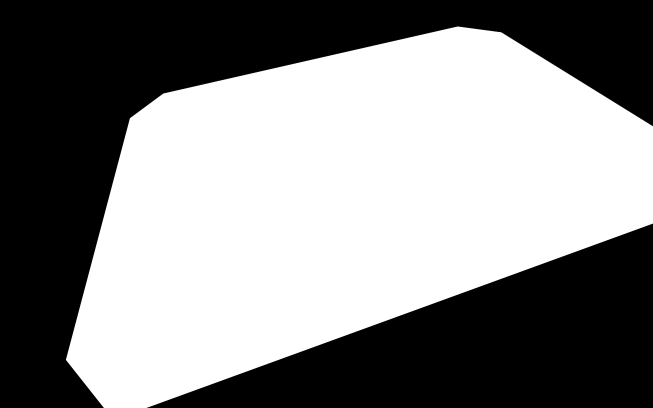
#> input picture silverRinkMask.png, 1306 x 816 px (shown at 1/2 size)
$ python trackBall.py   (Python 2 division)
#> lines starting #> are read from the running program, lines starting #| are printed output that depends on the picture; after the words box and inside, x2 and y2 are one past the last pixel; in counts of white or black regions, pixels touching at a corner belong together
__author__ = 'brent'
import cv2
from matplotlib import pyplot as plt
import os
import numpy as np
import math
import ntpath
import imutils
import matplotlib.pyplot as plt
from sympy import Line, Point, Polygon
import tkinter as tk
root = tk.Tk()
screen_width = root.winfo_screenwidth()
screen_height = root.winfo_screenheight()

def displayImage(img, windowName = "Image"):

    imHeight = img.shape[0]
    imWidth = img.shape[1]
    if imWidth / imHeight > screen_width / screen_height:
        temp = cv2.resize(img,(screen_width * 2/ 3,screen_width * 2 / 3 * imHeight / imWidth))
    else:
        temp = cv2.resize(img,(screen_height * 2 / 3 * imWidth / imHeight,screen_height * 2/ 3))
    cv2.imshow(windowName,temp)
    cv2.waitKey(0)

def mse(imageA, imageB):
	# the 'Mean Squared Error' between the two images is the
	# sum of the squared difference between the two images;
	# NOTE: the two images must have the same dimension
	err = np.sum((imageA.astype("float") - imageB.astype("float")) ** 2)
	err /= float(imageA.shape[0] * imageA.shape[1])

	# return the MSE, the lower the error, the more "similar"
	# the two images are
	return err

def cartesian2polar(x, y):
    rho = np.sqrt(x**2 + y**2)
    phi = np.arctan2(y, x)
    return(rho, phi)

def polar2cartesian(rho, phi):
    x = rho * np.cos(phi)
    y = rho * np.sin(phi)
    return(x, y)


imagesDir = "images"
maskDir = "silverRinkMask.png"
ballMaskDir = "ballMask.png"
ballMaskDir2 = "ballMask2.png"
mask = cv2.imread(maskDir, 0)
#> mask is the input picture: shape (816, 1306); min 0, max 255, mean 136
ballMask = cv2.imread(ballMaskDir, 0)
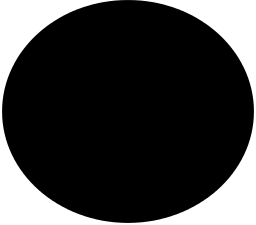
#> input picture ballMask.png, 256 x 225 px
#> ballMask is the input picture: shape (225, 256); min 0, max 255, mean 59.8
ballMask2 = cv2.imread(ballMaskDir2, 0)
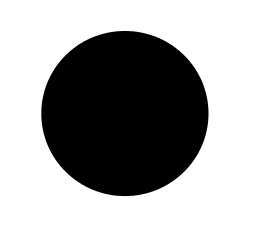
#> input picture ballMask2.png, 256 x 225 px
#> ballMask2 is the input picture: shape (225, 256); min 0, max 255, mean 159
ballSizeInches = 5
inchToPixelRatio = .1
index = 0


pts = [(803, 152), (803, 152), (1116, 181), (880, 172), (470, 180), (885, 177), (472, 181), (920, 124), (810, 118), (811, 118), (897, 190), (813, 117), (486, 188), (904, 197), (907, 200), (951, 352), (944, 343), (562, 456), (949, 337), (821, 117), (822, 117), (923, 217), (926, 219), (826, 117), (827, 117), (933, 226), (562, 404), (993, 323), (994, 321), (942, 235), (944, 237), (859, 95), (942, 236), (941, 236), (940, 236), (820, 303), (936, 237), (1116, 180), (987, 279), (568, 388), (1117, 180), (1011, 282), (570, 384), (922, 243), (752, 151), (976, 262), (573, 379), (1116, 180), (989, 255), (576, 375), (911, 247), (577, 373), (908, 248), (578, 371), (906, 249), (975, 276), (578, 368), (578, 367), (925, 245), (577, 365), (493, 234), (576, 363), (575, 362), (575, 361), (574, 360), (897, 254), (574, 358), (574, 357), (895, 255), (574, 356), (574, 356), (574, 355), (574, 355), (573, 354), (573, 354), (572, 353), (571, 353), (571, 352), (570, 352), (880, 261), (569, 351), (877, 262), (876, 263), (855, 290), (873, 264), (566, 350), (870, 265), (565, 349), (867, 265), (564, 349), (563, 348), (563, 348), (835, 258), (562, 347), (819, 256), (562, 347), (805, 253), (562, 347), (562, 347), (562, 347), (514, 245), (562, 346), (561, 346), (561, 346), (561, 346), (745, 242), (739, 241), (858, 213), (728, 239), (557, 346), (858, 214), (858, 214), (553, 345), (816, 275), (860, 213), (509, 251), (547, 344), (862, 213), (862, 213), (863, 213), (863, 213), (506, 254), (680, 240), (864, 212), (534, 340), (675, 243), (532, 339), (531, 339), (530, 339), (529, 339), (529, 339), (500, 274), (868, 211), (986, 187), (986, 187), (523, 337), (1010, 210), (520, 336), (868, 213), (868, 213), (867, 213), (867, 213), (866, 214), (866, 214), (866, 214), (866, 214), (865, 214), (532, 381), (652, 266), (865, 213), (651, 268), (650, 269), (509, 331), (508, 330), (1251, 233), (525, 378), (647, 273), (1251, 233), (1251, 233), (645, 276), (645, 277), (644, 278), (644, 279), (1251, 233), (643, 280), (642, 281), (642, 282), (641, 283), (670, 320), (841, 233), (639, 285), (639, 286), (638, 287), (638, 288), (253, 438), (637, 289), (636, 290), (636, 291), (1251, 233), (1251, 233), (634, 293), (495, 317), (615, 304), (603, 311), (591, 318), (579, 326), (567, 334), (555, 342), (895, 268), (530, 357), (1251, 233), (506, 372), (493, 380), (480, 388), (497, 320), (758, 117), (442, 412), (497, 319), (496, 319), (495, 318), (494, 317), (493, 317), (492, 315), (491, 314), (816, 239), (489, 313), (488, 312), (902, 206), (812, 240), (487, 312), (810, 241), (810, 241), (809, 241), (808, 241), (484, 309), (245, 435), (482, 310), (499, 390), (806, 242), (489, 332), (478, 318), (884, 252), (488, 332), (500, 402), (487, 332), (868, 224), (486, 331), (728, 153), (857, 263), (286, 588), (794, 248), (909, 273), (909, 273), (596, 294), (852, 234), (479, 329), (786, 258), (785, 260), (814, 278), (476, 333), (312, 617), (476, 339), (476, 342), (318, 625), (475, 348), (396, 395), (391, 401), (214, 448), (1251, 233), (470, 361), (386, 406), (830, 247), (1251, 233), (335, 650), (441, 384), (338, 656), (820, 254), (1251, 233), (815, 256), (776, 278), (362, 489), (1251, 233), (813, 301), (1251, 233), (1251, 233), (427, 396), (426, 397), (425, 398), (423, 398), (422, 399), (247, 440), (362, 696), (247, 439), (1251, 233), (310, 458), (1116, 180), (1116, 180), (780, 284), (1116, 180), (796, 311), (409, 417), (377, 721), (379, 723), (409, 419), (794, 315), (323, 580), (1251, 233), (1251, 233), (600, 353), (600, 353), (421, 620), (789, 320), (788, 321), (787, 322), (735, 319), (735, 315), (424, 639), (393, 416), (1251, 233), (703, 309), (717, 328), (765, 342), (707, 355), (707, 355), (779, 328), (608, 394), (608, 394), (608, 394), (419, 727), (694, 359), (670, 322), (424, 723), (665, 325), (737, 365), (335, 715), (1251, 233), (616, 421), (1251, 233), (1251, 233), (659, 390), (614, 437), (1251, 233), (1251, 233), (1251, 233), (661, 382), (417, 411), (1251, 233), (1251, 233), (616, 450), (1251, 233), (617, 452), (1251, 233), (730, 324), (619, 457), (399, 729), (726, 326), (620, 460), (620, 461), (287, 558), (719, 327), (717, 327), (395, 730), (395, 730), (394, 730), (1251, 233), (1251, 233), (706, 328), (692, 341), (703, 329), (239, 479), (700, 330), (699, 330), (697, 331), (397, 712), (398, 710), (398, 708), (620, 464), (1108, 186), (357, 686), (405, 730), (367, 431), (368, 431), (346, 566), (418, 649), (428, 633), (438, 618), (1108, 185), (1108, 185), (1108, 185), (1108, 185), (1108, 185), (1108, 185), (1108, 185), (367, 430), (1108, 185), (1108, 186), (365, 429), (521, 534), (462, 518), (530, 542), (363, 430), (654, 340), (546, 556), (551, 561), (555, 564), (559, 567), (652, 340), (568, 574), (573, 578), (464, 564), (384, 409), (587, 589), (591, 592), (496, 620), (600, 598), (604, 601), (608, 604), (613, 607), (617, 610), (621, 613), (608, 474), (630, 619), (221, 423), (608, 473), (642, 627), (221, 423), (653, 345), (655, 345), (657, 345), (659, 345), (453, 551), (370, 410), (370, 410), (667, 344), (370, 411), (670, 344), (671, 343), (673, 343), (674, 343), (616, 488), (465, 552), (702, 196), (372, 412), (372, 412), (707, 195), (373, 412), (710, 620), (374, 412), (379, 432), (694, 343), (614, 490), (616, 492), (378, 412), (379, 412), (380, 412), (703, 337), (704, 336), (706, 335), (708, 334), (491, 301), (734, 204), (714, 331), (718, 606), (718, 329), (690, 452), (394, 430), (743, 200), (745, 177), (664, 518), (245, 473), (749, 175), (683, 525), (831, 584), (755, 579), (1251, 233), (730, 533), (805, 568), (745, 532), (1251, 233), (865, 557), (870, 553), (875, 549), (879, 545), (884, 542), (842, 551), (892, 535), (773, 309), (900, 528), (762, 537), (909, 522), (787, 539), (783, 304), (786, 303), (823, 536), (928, 507), (828, 535), (797, 298), (410, 586), (802, 297), (805, 296), (823, 532), (1108, 186), (812, 294), (814, 293), (816, 291), (229, 440), (970, 478), (459, 365), (976, 474), (228, 442), (829, 314), (472, 414), (831, 313), (838, 276), (840, 275), (843, 274), (938, 492), (848, 272), (851, 271), (854, 270), (856, 269), (858, 268), (860, 266), (1107, 184), (490, 407), (499, 408), (870, 259), (978, 510), (649, 265), (878, 253), (1019, 372), (882, 250), (884, 249), (991, 417), (887, 247), (889, 246), (890, 246), (892, 245), (233, 445), (859, 159), (896, 245), (897, 244), (999, 360), (765, 414), (1108, 185), (235, 442), (235, 442), (906, 236), (234, 442), (1108, 186), (233, 442), (913, 229), (523, 344), (232, 442), (232, 442), (232, 442), (232, 442), (232, 442), (232, 442), (924, 219), (1057, 296), (1057, 294), (1057, 292), (1063, 200), (1058, 289), (1058, 288), (800, 215), (1061, 284), (236, 442), (236, 442), (786, 408), (788, 407), (237, 442), (939, 202), (940, 201), (238, 442), (238, 442), (942, 198), (239, 441), (239, 441), (239, 441), (560, 320), (852, 385)]


angleThreshold = 20 * math.pi / 180
ptsInARowNecessary = 3
prevPoints = []
ptsWithIndex = []
ptsAngle = []
index = 0
for (x,y) in pts:

    #for the beginning of the array
    if len(prevPoints) < ptsInARowNecessary:
        prevPoints.append((x,y))
        continue
    passes = True
    prevX = None
    prevY = None
    prevX2 = None
    prevY2 = None
    for (x1, y1) in prevPoints:
        if prevX is None :
            prevX = x1
            prevY = y1
            continue
        if prevX2 is None:
            prevX2 = x1
            prevY2 = y1
            continue
        ang1 = cartesian2polar((prevX - x1), (prevY - y1))[1]
        ang2 = cartesian2polar((prevX2 - prevX), (prevY2 - prevY2))[1]
        diff = min((2 * math.pi) - abs(ang1 - ang2), abs(ang1 - ang2))
        if diff > angleThreshold:
            passes = False
            break
        prevX = prevX2
        prevY = prevY2
        prevX2 = x1
        prevY2 = y1

    if passes:
        ptsWithIndex.append(((x,y), index))
        ptsAngle.append((x,y))
    # [11 lines of commented-out code are left out]

    prevPoints = prevPoints[:len(prevPoints) - 1]
    prevPoints.append((x,y))

    index = index + 1

#plt.plot(ptsAngle, 'ro')

plt.plot(ptsAngle, 'ro')
plt.axis()
plt.show()


print ptsWithIndex

imageIndex = 0
keptPointsIndex = 0
for file in os.listdir(imagesDir):
    if index < 133:
        index = index + 1
        continue
    colorIm = cv2.imread(imagesDir + "/" + file)
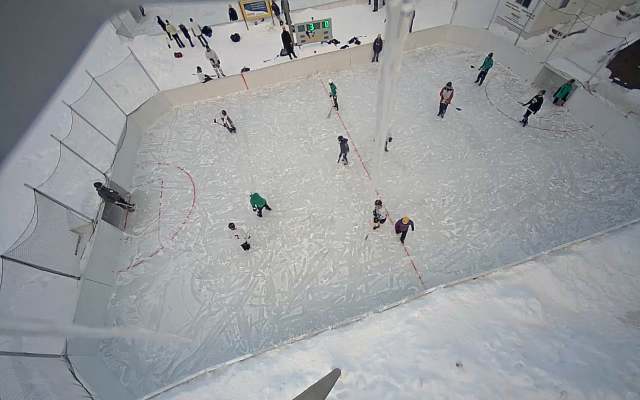
#> input picture images/image-0004.png, 1280 x 800 px (shown at 1/2 size)
#> colorIm is the input picture: shape (800, 1280, 3); mean B, G, R 158.1, 155.5, 152.5
    print "Image Index: " + str(imageIndex)
    print "Pts index: " + str(ptsWithIndex[keptPointsIndex][1])
    if imageIndex == ptsWithIndex[keptPointsIndex][1]:
        cop = colorIm.copy()
        #cv2.circle(circ,(256,256), r, (255,255,255), -1)
        cv2.circle(cop, (ptsWithIndex[keptPointsIndex][0][0], ptsWithIndex[keptPointsIndex][0][1]), 10, (255,0,0), -1)
        displayImage(cop)
        keptPointsIndex += 1
    imageIndex += 1
#> pass 2 of the loop `for file in os.listdir(imagesDir):`:
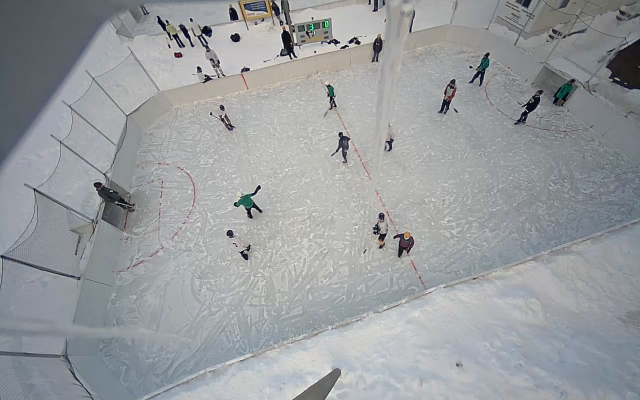
#> input picture images/image-0014.png, 1280 x 800 px (shown at 1/2 size)
#> colorIm is the input picture: shape (800, 1280, 3); mean B, G, R 158.1, 155.5, 152.5
#> pass 3 of the loop `for file in os.listdir(imagesDir):`:
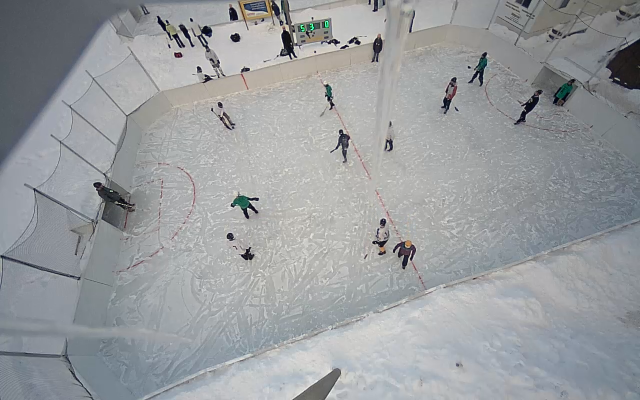
#> input picture images/image-0019.png, 1280 x 800 px (shown at 1/2 size)
#> colorIm is the input picture: shape (800, 1280, 3); mean B, G, R 158.1, 155.5, 152.5
#> cop: shape (800, 1280, 3); 0.03% of pixels changed, all inside (x1, y1, x2, y2) = (875, 167, 896, 188)


pts = []
for file in os.listdir(imagesDir):
    if index < 133:
        index = index + 1
        continue
    colorIm = cv2.imread(imagesDir + "/" + file)
    im = cv2.imread(imagesDir + "/" + file,0)
#> im: shape (800, 1280); min 0, max 255, mean 154.9
    im = cv2.GaussianBlur(im,(5,5),0)
    height, width = im.shape[:2]
#> height = 800; width = 1280
    mask = cv2.resize(mask, (width, height))
#> mask: shape (800, 1280)
    res = cv2.bitwise_and(im,im,mask = mask)
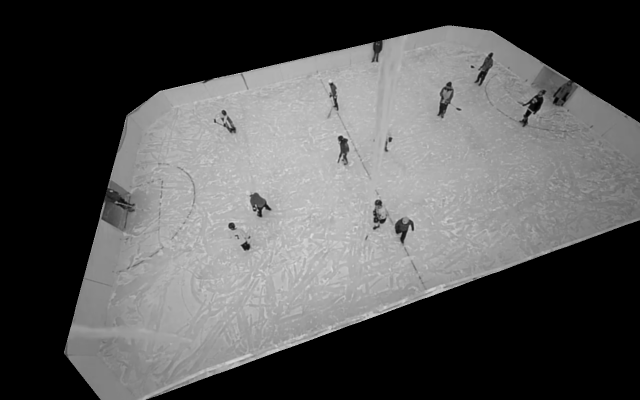
#> res: shape (800, 1280) (shown at 1/2 size); min 0, max 224, mean 85.5

    ret2,thres = cv2.threshold(res,0,255,cv2.THRESH_BINARY+cv2.THRESH_OTSU)
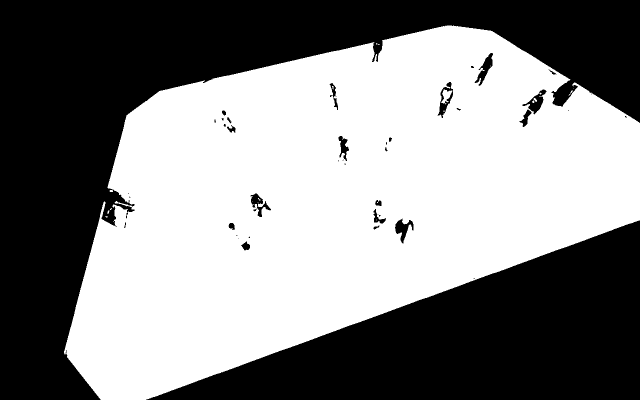
#> thres: shape (800, 1280) (shown at 1/2 size); 52.8% white; 46 black regions (21 under 20 px)
#> ret2 = 81

    (cnts, _) = cv2.findContours(thres.copy(), cv2.RETR_TREE,
        cv2.CHAIN_APPROX_SIMPLE)
#> cnts = 70 contours, 41 with area under 20; largest, box (x1, y1, x2, y2) and area: (128, 51, 1280, 800) 544738, (874, 163, 907, 237) 1170, (1044, 178, 1094, 230) 979, (948, 105, 987, 173) 934, (789, 436, 828, 488) 884

    print file
    print index
    print str(len(cnts)) + " :num contours"
#| 70 :num contours

    #loop over the contours
    leastDiff = 10000000000
    for c in cnts:
        # if the contour is too large, ignore it
        if cv2.contourArea(c) > 150 or cv2.contourArea(c) < 10:
            continue

        # compute the bounding box for the contour, draw it on the frame,
        # and update the text.

        (x, y, w, h) = cv2.boundingRect(c)


        # compare each contour to the ball mask
        subRect = thres[y:(y + w), x:(x + w)]
        (h1, w1) = subRect.shape[:2]
        #the circle has different padding around it
        for r in xrange(200, 256,5):
            circ = np.zeros((512,512), np.uint8)
            cv2.circle(circ,(256,256), r, (255,255,255), -1)
            rev = 255 - circ
            rev = cv2.resize(rev, (w1, h1))
            diff = mse(subRect, rev)
            if(diff < leastDiff):
                leastDiff = diff
                winningRect = (x,y,w,h)
#> this loop made 70 passes
#> (x, y, w, h, h1, w1) on passes 2, 4, 5, 10, 14, 17, 18, 19, 21, 25, 26, 28: (215, 421, 4, 7, 4, 4), (219, 380, 7, 4, 7, 7), (1137, 180, 9, 11, 9, 9), (130, 699, 4, 9, 4, 4), (496, 472, 5, 5, 5, 5), (746, 450, 14, 10, 14, 14), (456, 445, 15, 16, 15, 15), (247, 443, 6, 14, 6, 6), (757, 429, 5, 5, 5, 5), (506, 416, 8, 8, 8, 8), (749, 399, 15, 14, 15, 15), (256, 399, 4, 6, 4, 4)
#> c on passes 6, 7, 13, 16, 22, 24: [[1147, 176]], [[757, 88], [756, 89], [758, 89], [758, 88]], [[475, 476], [476, 475], [477, 476], [476, 477]], [[232, 453], [233, 452], [234, 453], [233, 454]], [[755, 428], [756, 427], [757, 428], [756, 429]], [[752, 439], [752, 440]]
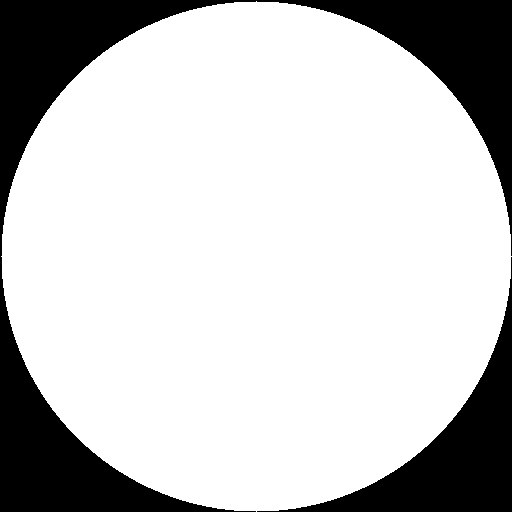
#> circ: shape (512, 512); 77.9% white; 2 black regions, box (x1, y1, x2, y2) and area: (0, 0, 512, 512) 43662, (257, 257, 512, 512) 14213
            # [21 lines of commented-out code are left out]

    (x,y,w,h) = winningRect
    pts.append((x + w/2, y + h/2))
    colored = colorIm.copy()
    cv2.rectangle(colored, (x, y), (x + w, y + h), (0, 255, 0), 5)
#> colored: shape (800, 1280, 3); 0.01% of pixels changed, all inside (x1, y1, x2, y2) = (754, 426, 766, 438)
    sub = colorIm[y:(y + w), x:(x + w)]
    #ret2,thres = cv2.threshold(res,0,255,204)
    # displayImage(colored)
    # displayImage(sub)
    index = index + 1
#> pass 2 of the loop `for file in os.listdir(imagesDir):`:
#> `res = cv2.bitwise_and(im,im,mask = mask)`:
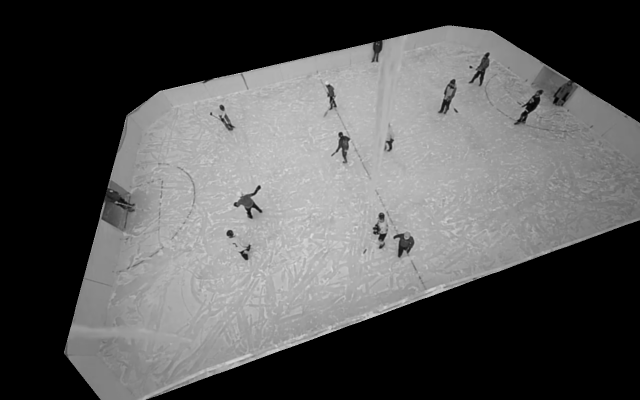
#> res: shape (800, 1280) (shown at 1/2 size); min 0, max 224, mean 85.4
#> `ret2,thres = cv2.threshold(res,0,255,cv2.THRESH_BINARY+cv2.THRESH_OTSU)`:
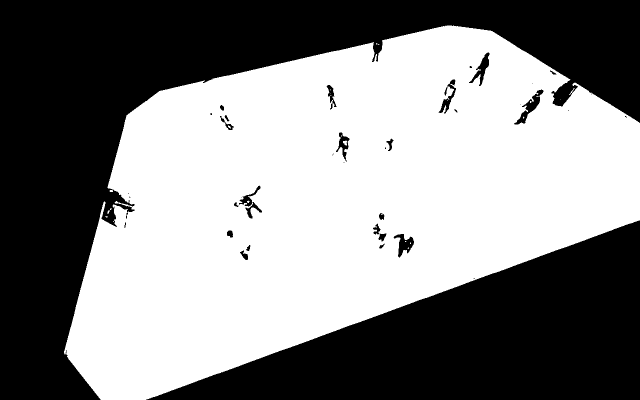
#> thres: shape (800, 1280) (shown at 1/2 size); 52.7% white; 42 black regions (17 under 20 px), largest, box (x1, y1, x2, y2) and area: (0, 0, 1280, 800) 299496, (292, 441, 1280, 800) 177925, (1028, 179, 1087, 249) 1084
#| 69 :num contours
#> the loop `for c in cnts:` made 69 passes
#> c on passes 1, 6, 7, 17, 18, 24, 28, 34: [[226, 442], [226, 443], [227, 442]], [[1120, 198]], [[757, 88], [756, 89], [758, 89]], [[820, 485], [820, 487], [821, 487], [821, 485]], [[810, 482], [810, 483], [812, 483], [811, 482]], [[228, 412], [229, 411], [230, 412], [229, 413]], [[482, 394], [483, 393], [484, 394], [483, 395]], [[663, 310], [664, 309], [665, 310], [664, 311]]
#> colored: shape (800, 1280, 3); 0.02% of pixels changed, all inside (x1, y1, x2, y2) = (935, 128, 949, 141)
#> pass 3 of the loop `for file in os.listdir(imagesDir):`:
#> `res = cv2.bitwise_and(im,im,mask = mask)`:
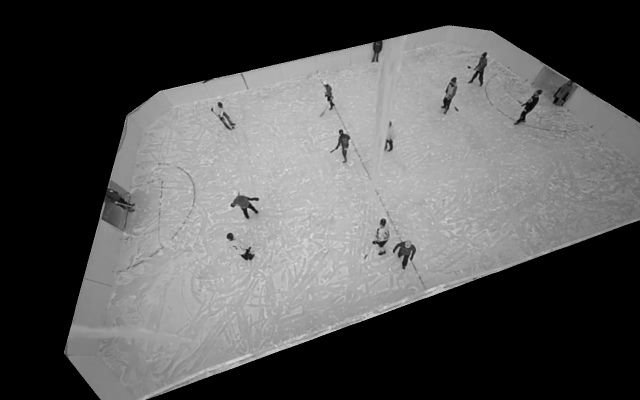
#> res: shape (800, 1280) (shown at 1/2 size); min 0, max 225, mean 85.4
#> `ret2,thres = cv2.threshold(res,0,255,cv2.THRESH_BINARY+cv2.THRESH_OTSU)`:
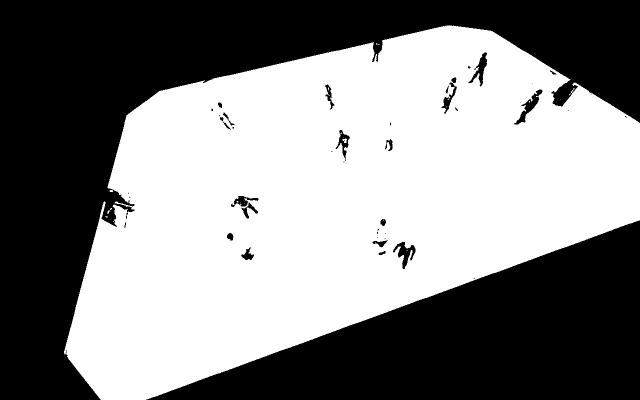
#> thres: shape (800, 1280) (shown at 1/2 size); 52.7% white; 44 black regions (22 under 20 px), largest, box (x1, y1, x2, y2) and area: (0, 0, 1280, 800) 299521, (292, 441, 1280, 800) 177925, (1028, 179, 1085, 249) 1008
#| 73 :num contours
#> the loop `for c in cnts:` made 73 passes
#> c on passes 1, 6, 7, 15, 17, 18, 26, 31: [[226, 442], [226, 443], [227, 442]], [[1120, 198]], [[757, 88], [756, 89], [758, 89], [758, 88]], [[813, 500], [815, 500]], [[768, 477], [769, 476], [770, 477], [769, 478]], [[769, 476], [770, 475], [771, 476], [770, 477]], [[767, 439], [766, 440], [767, 440]], [[489, 406]]
#> colored: shape (800, 1280, 3); 0.01% of pixels changed, all inside (x1, y1, x2, y2) = (461, 250, 473, 262)
    #plt.imshow(thres),plt.show()

print pts
#| [(759, 431), (941, 134), (466, 255)]

plt.plot(pts, 'ro')
plt.axis()
plt.show()
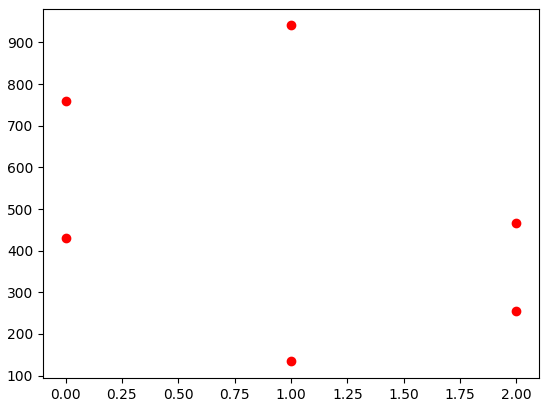
#> figure drawn by matplotlib, 1 panel

#go through pts, if 3 points go in the same direction, keep the points and the index, see if we can track the ball
angleThreshold = 20 * math.pi / 180
x1 = None
y1 = None
x2 = None
y2 = None
ptsWithIndex = []
index = 0
for (x3,y3) in pts:
    #for the beginning of the array
    if x1 is None:
        x1 = x3
        y1 = y3
        continue
    if x2 is None:
        x2 = x3
        y2 = y3

    firstAngle = cartesian2polar((x2 - x1), (y2 - y1))[0]
    secondAngle = cartesian2polar((x3 - x2), (y3 - y2))[0]
    angleDiff = min((2 * math.pi) - abs(firstAngle - secondAngle), abs(firstAngle - secondAngle))
    if(angleDiff < angleThreshold):
        ptsWithIndex.append(((x3,y3),index))

    x1 = x2
    y1 = y2
    x2 = x3
    y2 = y3

    index = index + 1
#> this loop made 3 passes
#> (x3, y3) on passes 1 to 3: (759, 431), (941, 134), (466, 255)

print ptsWithIndex
#| [((941, 134), 0), ((466, 255), 1)]

imageIndex = 0
keptPointsIndex = 0
for file in os.listdir(imagesDir):
    if index < 133:
        index = index + 1
        continue
    colorIm = cv2.imread(imagesDir + "/" + file)
    print "Image Index: " + str(imageIndex)
    print "Pts index: " + ptsWithIndex[keptPointsIndex][1]
    if imageIndex == ptsWithIndex[keptPointsIndex][1]:
        cop = colorIm.copy()
        #cv2.circle(circ,(256,256), r, (255,255,255), -1)
        cv2.circle(cop, (ptsWithIndex[keptPointsIndex][0][0], ptsWithIndex[keptPointsIndex][0][1]), 10, (255,0,0), -1)
        displayImage(cop)
        keptPointsIndex += 1
    imageIndex += 1
#> pass 2 of the loop `for file in os.listdir(imagesDir):`:
#> pass 3 of the loop `for file in os.listdir(imagesDir):`:
